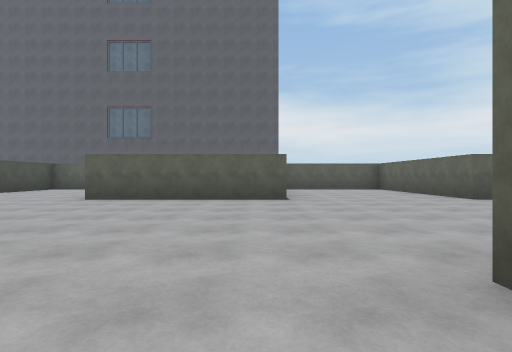
view 1 (above)

19 first-person views from a walk through a 3-D level made in the Unity game engine. The camera is 1.2 m above the floor, looks level and sees 80° across. The floor is counted in squares, 2.69 m on a side. Each view is taken from the middle of a square. On the plan, view 1 faces up. The plan holds only what a view shows up to about 9 squares ahead; the rest is blank. The place goes on beyond the plan. The player is left out. Surface patterns are stand-ins for the level's own textures.

view 2
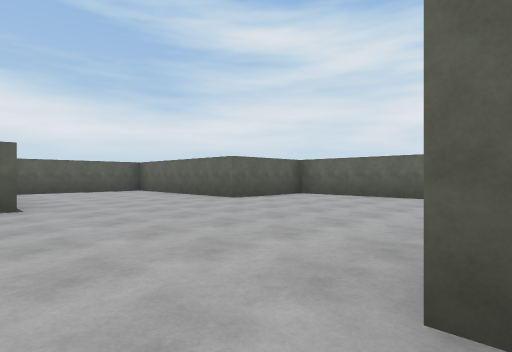

view 3
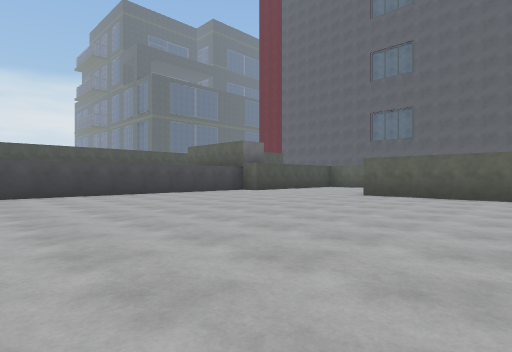

view 4
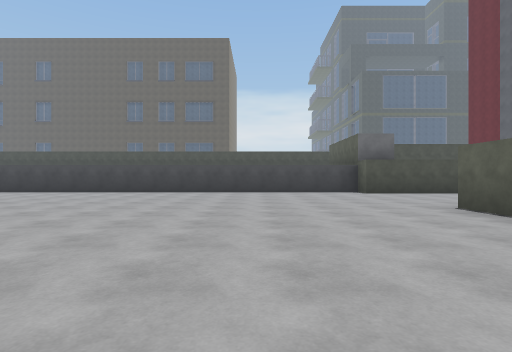

view 5
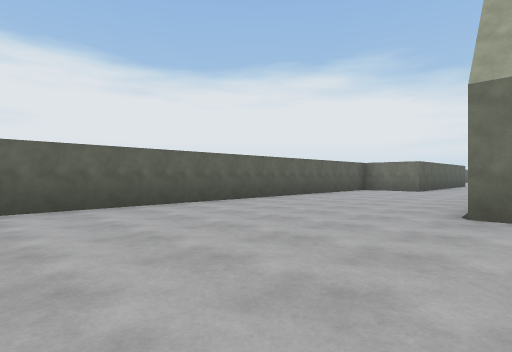

view 6
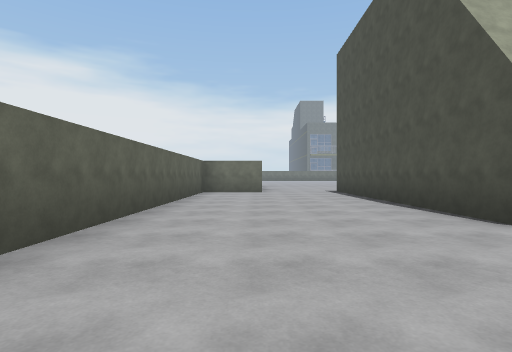

view 7
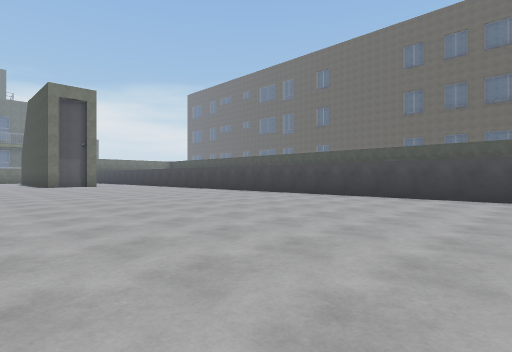

view 8
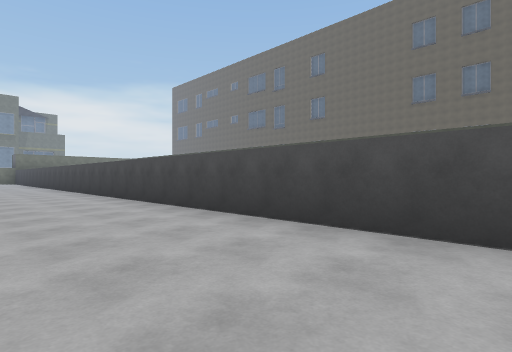

view 9
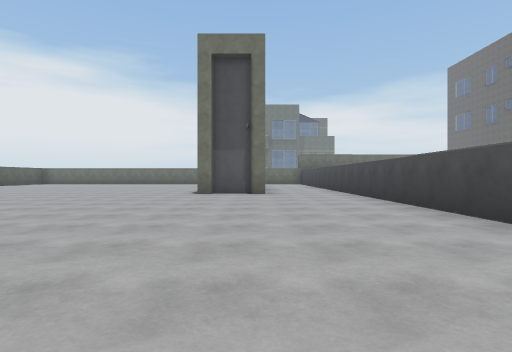

view 10
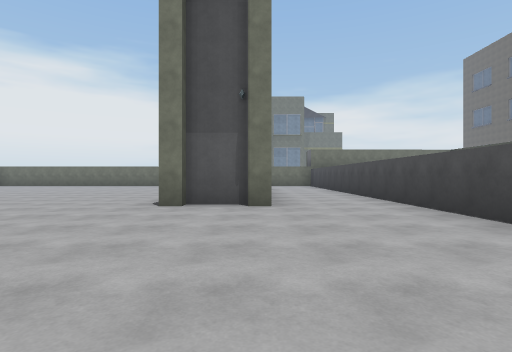

view 11
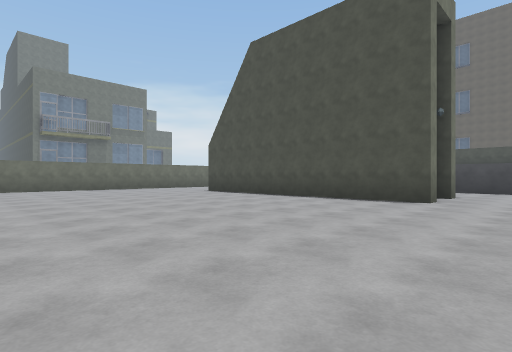

view 12
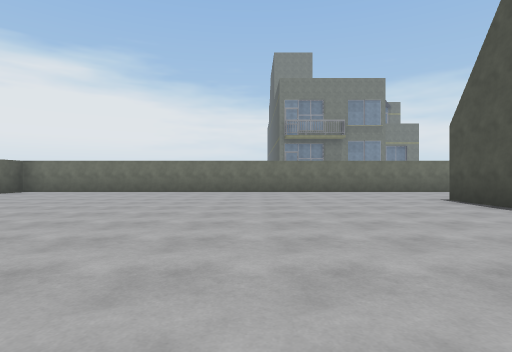

view 13
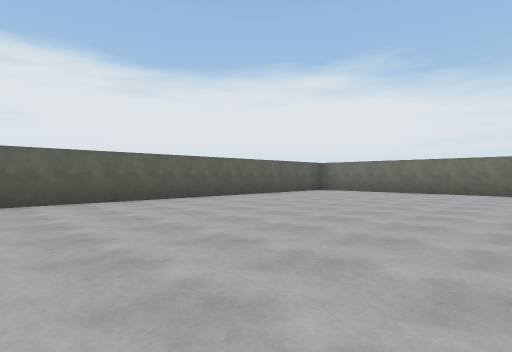

view 14
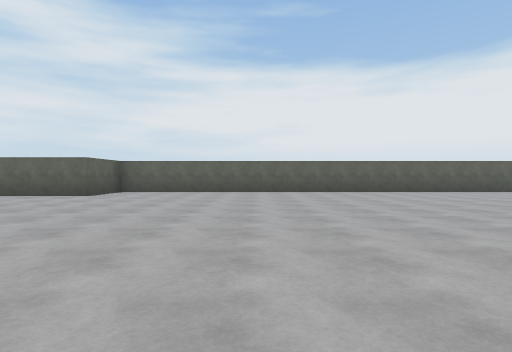

view 15
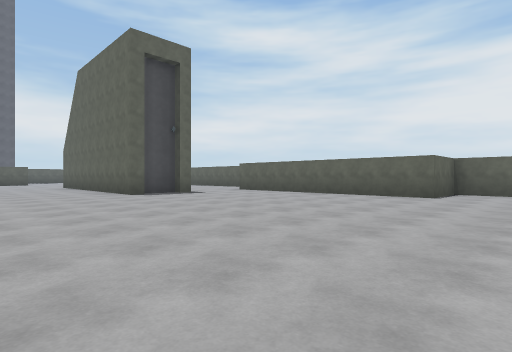

view 16
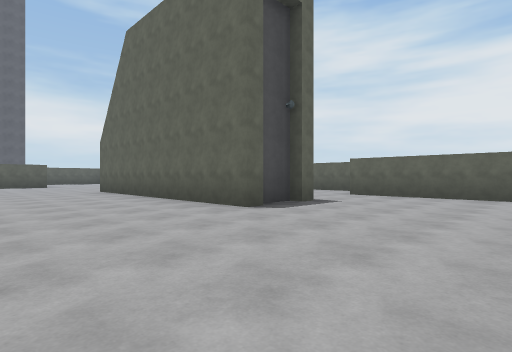

view 17
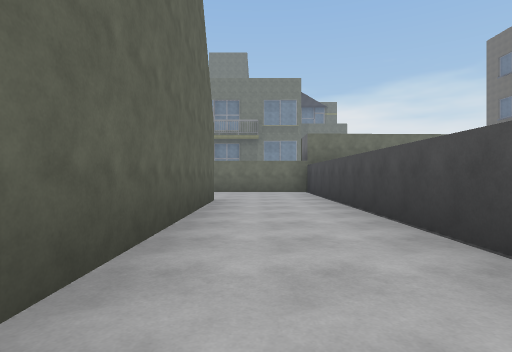

view 18
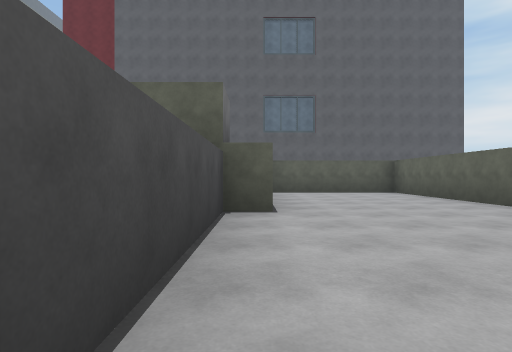

view 19
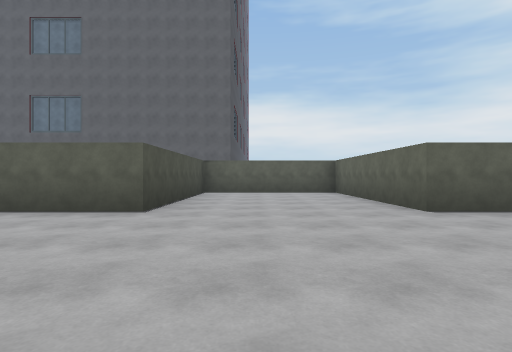

### Floor plan
Points are (right, up) in squares from view 1. A wall is a line through its corners. A room is listed if a view was taken in it or the views show most of it. See-through windows are left out.
Room 1 (views 1, 2, 3, 4, 5, 6, 7, 8, 9, 10, 11, 12, 13, 14, 15, 16, 17, 18, 19)
walls: (1, -4.9) (1, 1.4); (2.4, -4.5) (1.4, -4.5); (-4, -13.5) (-3.6, -13.5) (-3.6, -19.6); (-5, -13.8) (-3.9, -13.8); (2.2, 1.3) (2.7, 1.3) (2.7, -4.8) (2.2, -4.8); (-5.2, -19.6) (-5.2, -14.9); (-3.3, 6.4) (-3.3, 10.2) (-6.6, 10.2); (-6.8, 9) (-6.8, 5.8) (-7.4, 5.8) (-7.4, -22.4) (6.4, -22.4) (6.4, -10.2) (4.8, -10.2) (4.8, -4.4) (6.4, -4.4) (6.4, 5.8) (4.1, 5.8) (4.1, 10.2) (0.6, 10.2) (0.6, 5.8) (-3.4, 5.8)

Positions as (right, up) in squares from view 1, and headings:
1: (0, 0), facing up
2: (0, 1), facing up-right
3: (0, -1), facing up-left
4: (1, 3), facing left
5: (2, 5), facing down-right
6: (5, 4), facing down
7: (-1, 0), facing down-left
8: (-5, -2), facing down-left
9: (-5, -6), facing down
10: (-5, -9), facing down
11: (2, -12), facing down-left
12: (0, -14), facing down
13: (1, -14), facing down-right
14: (-2, -14), facing right
15: (-2, -12), facing up-right
16: (-2, -8), facing up-right
17: (-6, -14), facing down
18: (-7, 2), facing up
19: (2, 2), facing up
